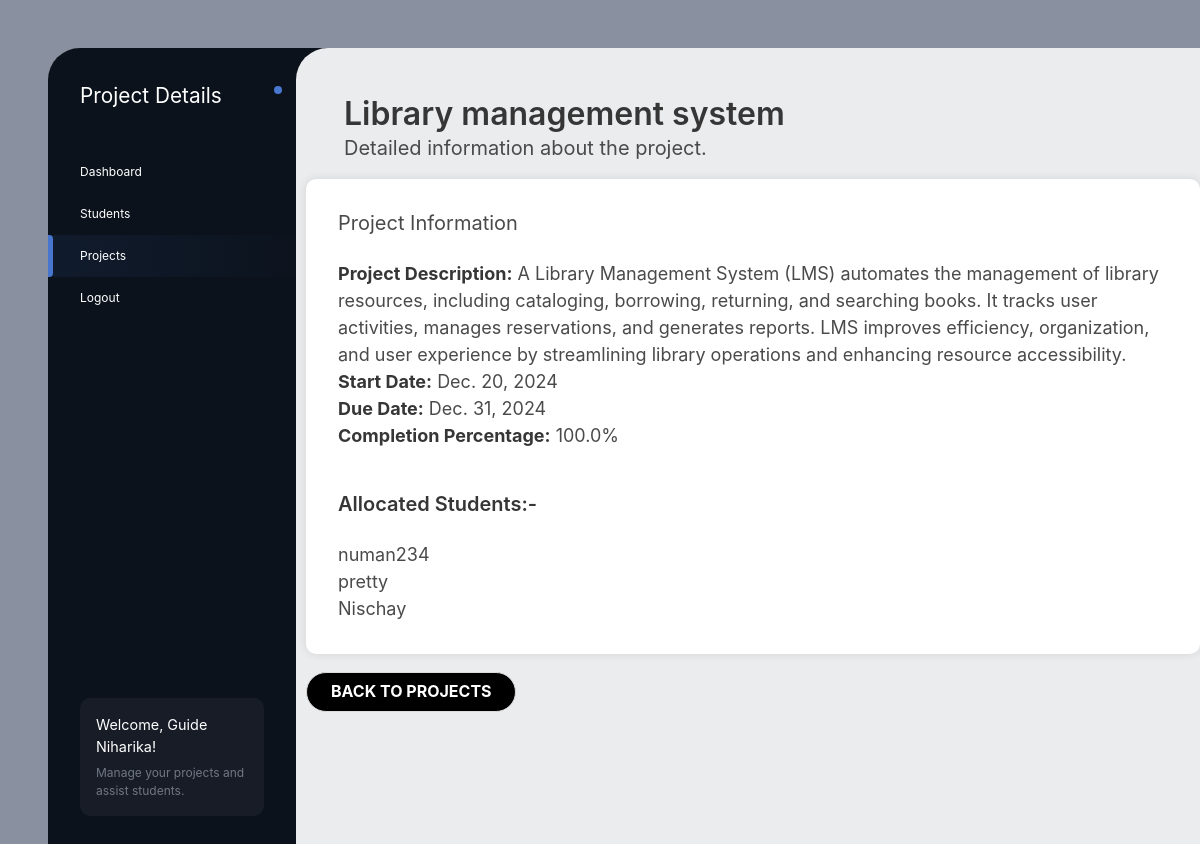
The app's page /projects/3/mentor/ (signed in) with its own data.
### MySiteApp/models.py (models this page shows, shortened)
class User(AbstractUser):
    ROLE_CHOICES = [
        ('student', 'Student'),
        ('mentor', 'Mentor'),
        ('admin', 'Admin'),
    ]
    role = models.CharField(max_length=10, choices=ROLE_CHOICES,)
    profile_picture = models.ImageField(upload_to='profile_pictures/', null=True, blank=True)
    mentor = models.ForeignKey(
        'self',
        on_delete=models.SET_NULL,
        null=True,
        blank=True,
        related_name='students'
    )  # Link students to mentors
    progress = models.FloatField(default=0.0)

class Project(models.Model):
    id = models.AutoField(primary_key=True)
    title = models.CharField(max_length=200)
    description = models.TextField(blank=True, null=True)
    start_date = models.DateField()
    due_date = models.DateField(default="2024-12-31")
    owner = models.ForeignKey(User, on_delete=models.CASCADE, related_name='owned_projects',null=True, blank=True)
    mentor = models.ForeignKey(User, on_delete=models.SET_NULL, null=True, blank=True, related_name='mentored_projects')  # Supervisor (mentor)
    students = models.ManyToManyField(
        User, related_name='assigned_projects', blank=True, limit_choices_to={'role': 'student'}
    )
    def completion_percentage(self):
        phases = self.phases.all()
        total_phases = phases.count()
        if total_phases == 0:
            return 0
        completed_phases = sum(phase.completion_percentage() for phase in phases)
        return (completed_phases / total_phases)

class Phases(models.Model):
    id = models.AutoField(primary_key=True)
    title = models.CharField(max_length=100,default="Default Phase Title")
    description = models.TextField(blank=True, null=True)
    due_date = models.DateField()
    status = models.CharField(max_length=50, choices=[('pending', 'Pending'), ('completed', 'Completed')], default='pending')
    project = models.ForeignKey(Project, on_delete=models.CASCADE, related_name='phases')
    mentor_notes = models.TextField(blank=True, null=True)  # Notes from the mentor
    def completion_percentage(self):
        tasks = self.tasks.all()
        total_tasks = tasks.count()
        if total_tasks == 0:
            return 0
        completed_tasks = sum(1 for task in tasks if task.status == 'completed')
        return (completed_tasks / total_tasks) * 100

class Task(models.Model):
    id = models.AutoField(primary_key=True)
    title = models.CharField(max_length=100)
    description = models.TextField(blank=True, null=True)
    due_date = models.DateField()
    status = models.CharField(max_length=50, choices=[('pending', 'Pending'), ('completed', 'Completed')], default='pending')
    phase = models.ForeignKey('Phases', on_delete=models.CASCADE, related_name='tasks')  # link to a phase

### MySiteApp/views.py (the view)
# urls.py: path('projects/<int:project_id>/mentor/', views.project_detail_mentor, name='project_detail_mentor'),
@login_required
def project_detail_mentor(request, project_id):
    if request.user.role != 'mentor':
        return redirect('access_denied')  # Redirect unauthorized users
    project = get_object_or_404(models.Project, id=project_id)
    return render(request, 'mentor/project_details_mentor.html', {'project': project})

### MySiteApp/templates/mentor/project_details_mentor.html (shortened to what this page needs)
<!DOCTYPE html>
<html lang="en">
<head>
  {% load static %}
  <link rel="stylesheet" href="https://cdnjs.cloudflare.com/ajax/libs/bulma/0.7.4/css/bulma.min.css">
  <link rel="stylesheet" href="{% static 'css/style.css' %}">
</head>
<body>
<div class="site-wrap">
  <nav class="site-nav">
    <div class="name">Project Details</div>
    <ul>
      <li><a href="{% url 'mentor_dashboard' %}">Dashboard</a></li>
      <li><a href="{% url 'allocated_students' %}">Students</a></li>
      <li class="active"><a href="{% url 'mentor_student_projects' %}">Projects</a></li>
      <li><a href="{% url 'login' %}">Logout</a></li>
    </ul>
    <div class="note">
      <h3>Welcome, Guide {{ user.username }}!</h3>
      <p>Manage your projects and assist students.</p>
    </div>
  </nav>
  <main>
    <header>
      <h1 class="title">{{ project.title }}</h1>
      <p class="subtitle">Detailed information about the project.</p>
    </header><br>
    <div class="content-rows">
      <div class="content-section">
        <h2 class="subtitle">Project Information</h2>
        <p><strong>Project Description:</strong> {{ project.description }}</p>
        <p><strong>Start Date:</strong> {{ project.start_date }}</p>
        <p><strong>Due Date:</strong> {{ project.due_date }}</p>
        <p><strong>Completion Percentage:</strong> {{ project.completion_percentage }}%</p>
        <br>
        <h3 class="subtitle mt-4"><strong>Allocated Students:-</strong></h3>
        <ul>
          {% for student in project.students.all %}
            <li>{{ student.username }}</li>
          {% empty %}
            <li>No students allocated.</li>
          {% endfor %}
        </ul>
      </div>
      <br>
      <a href="{% url 'mentor_student_projects' %}" class="button">Back to Projects</a>
    </div>
  </main>
</div>
</body>
</html>

### MySiteApp/static/css/style.css (style rules this page uses)
body { background: #89909f; padding: 3rem 0 0 3rem; font-size: 12px; height: auto; margin: 0; overflow: auto; }
.site-wrap { display: grid; grid-template-columns: 280px 1fr; min-height: 100vh; }
.site-nav { background: #0b121b; color: white; border-top-left-radius: 2rem; display: flex; flex-direction: column; }
.site-nav a { color: inherit; }
.site-nav ul { margin-bottom: auto; }
.site-nav ul li a { display: block; padding: 0.75rem 0.5rem 0.75rem 2rem; position: relative; }
.site-nav ul li.active > a { background: linear-gradient(to right, #101b2d, transparent); }
.site-nav ul li.active > a::before { content: ""; position: absolute; left: 0; top: 0; height: 100%; background: #4676cd; width: 5px; border-top-right-radius: 4px; border-bottom-right-radius: 4px; }
.note { width: calc(100% - 6rem); margin: 2rem; background: #171c26; border-radius: 10px; padding: 1rem; }
.note h3 { font-size: 0.9rem; margin: 0 0 0.4rem 0; }
.note p { color: #717783; }
.name { font-size: 1.3rem; position: relative; margin: 2rem 0 2rem 0; padding: 0 2.5rem 0.5rem 2rem; width: calc(100% - 3rem); }
.name::after { content: ""; width: 8px; height: 8px; background: #4777ce; border-radius: 20px; position: absolute; top: 6px; right: -2px; }
main { border-top-left-radius: 2rem; background: #ebecee; margin-left: -2rem; position: relative; min-height: 100vh; overflow-y: auto }
main > header { padding: 3rem 3rem 0 3rem; }

### MySiteApp/templates/mentor/project_details_mentor.html (style rules this page uses)
.content-rows { padding-left: 10px; }
.content-section { background: white; border-radius: 10px; padding: 2rem; box-shadow: 0 0 10px rgba(0, 0, 0, 0.1); font-size: large; }
.button { display: inline-block; padding: 0.4rem 1.5rem; border-radius: 50px; background-color: black; color: white; font-weight: bold; font-size: 1rem; text-transform: uppercase; transition: all 0.3s ease; text-decoration: none; }

### records on screen
User: username "Niharika"
Project: title "Library management system", description "A Library Management System (LMS) automates the management of library resources, including cataloging, borrowing, returning, and searching books. It tracks user activities, manages reservations, and generates reports. LMS improves efficiency, organization, and user experience by streamlining library operations and enhancing resource accessibility.", start_date "Dec. 20, 2024", due_date "Dec. 31, 2024", completion_percentage "100.0"
User: username "numan234"
User: username "pretty"
User: username "Nischay"
